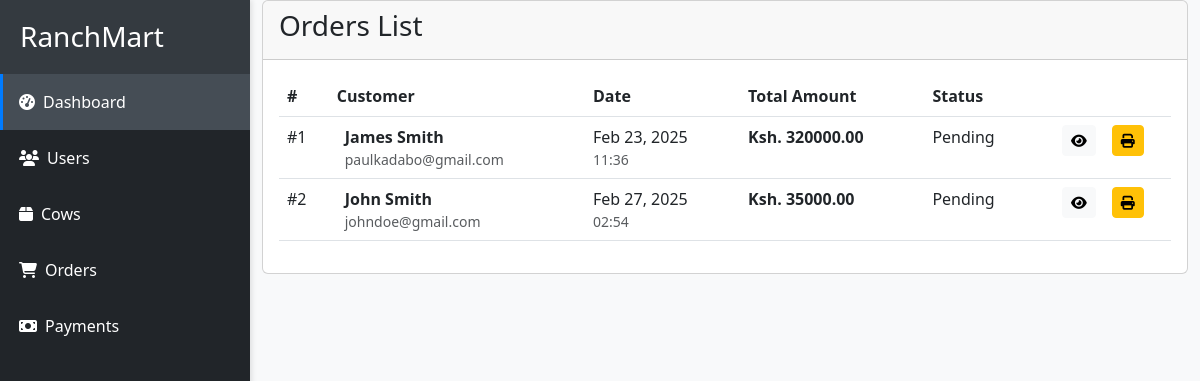
/orders/ (signed in), run on an earlier commit of the app's database.
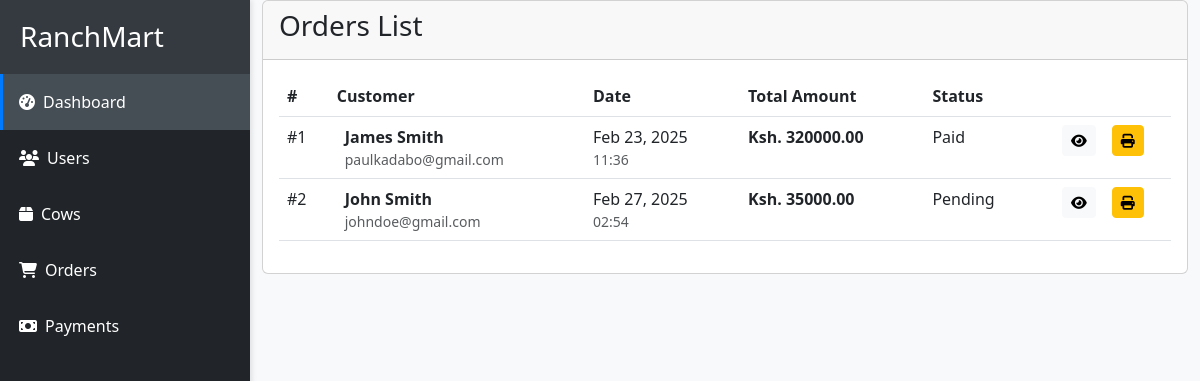
And on a later commit of the database.
### orders/models.py (models this page shows, shortened)
class Order(AbstractBaseModel):
    user = models.ForeignKey("users.User", on_delete=models.CASCADE)
    total_cost = models.DecimalField(max_digits=100, decimal_places=2)
    amount_paid = models.DecimalField(max_digits=100, decimal_places=2, default=0)
    status = models.CharField(max_length=255, choices=STATUS_CHOICES)

### users/models.py (models this page shows, shortened)
class User(AbstractBaseModel, AbstractUser):
    role = models.CharField(max_length=20, default="Customer")
    gender = models.CharField(max_length=10, null=True, blank=True)
    phone_number = models.CharField(max_length=10, null=True, blank=True)
    address = models.TextField(null=True, blank=True)
    city = models.CharField(max_length=100, null=True, blank=True)
    county = models.CharField(max_length=100, null=True, blank=True)
    country = models.CharField(max_length=100, null=True, blank=True)
    profile_picture = models.ImageField(upload_to="profile_pictures/", null=True, blank=True)
    def name(self):
        return f"{self.first_name} {self.last_name}"

### orders/views.py (the view)
# urls.py: path('orders/', include('orders.urls')),
@login_required
def orders(request):
    user = request.user
    orders = Order.objects.all()
    if not user.is_superuser:
        orders = Order.objects.filter(user=user)
    print(f"Username: {user.username}, Is Superuser: {user.is_superuser}")
    context = {
        "orders": orders
    }
    return render(request, "orders/orders.html", context)

### templates/orders/orders.html (shortened to what this page needs)
{% extends 'dashboard_base.html' %}
{% block content %}
    <div class="container-fluid">
        <div class="row">
            <div class="col-12">
                <div class="card">
                    <div class="card-header">
                        <h3 class="card-title">Orders List</h3>
                    </div>
                    <div class="card-body">
                        <div class="table-responsive">
                            <table class="table table-hover">
                                <thead>
                                    <tr>
                                        <th>#</th>
                                        <th>Customer</th>
                                        <th>Date</th>
                                        <th>Total Amount</th>
                                        <th>Status</th>
                                        <th colspan="2"></th>
                                    </tr>
                                </thead>
                                <tbody>
                                    {% for order in orders %}
                                    <tr>
                                        <td>#{{ order.id }}</td>
                                        <td>
                                            <div class="d-flex align-items-center">
                                                <div class="ms-2">
                                                    <div class="fw-bold">{{ order.user.name }}</div>
                                                    <div class="text-muted small">{{ order.user.email }}</div>
                                                </div>
                                            </div>
                                        </td>
                                        <td>
                                            <div>{{ order.created_at|date:"M d, Y" }}</div>
                                            <div class="text-muted small">{{ order.created_at|time:"H:i" }}</div>
                                        </td>
                                        <td>
                                            <div class="fw-bold">Ksh. {{ order.total_cost }}</div>
                                        </td>
                                        <td>
                                            <span class="status-badge status-{{ order.status }}">
                                                {{ order.status }}
                                            </span>
                                        </td>
                                        <td class="text-end action-buttons">
                                            <a href="{% url 'order-detail' order.id %}" class="btn btn-light btn-sm" title="View Details">
                                                <i class="fas fa-eye"></i>
                                            </a>
                                        </td>
                                        <td>
                                            <a href="{% url 'print-receipt' order.id %}" class="btn btn-warning btn-sm" title="Print Receipt">
                                                <i class="fas fa-print"></i>
                                            </a>
                                        </td>
                                    </tr>
                                    {% endfor %}
                                </tbody>
                            </table>
                        </div>
                    </div>
                </div>
            </div>
        </div>
    </div>
{% endblock content %}

What changed in the data, as far as the page shows it:
changed Order "James Smith": status "Pending" → "Paid"
